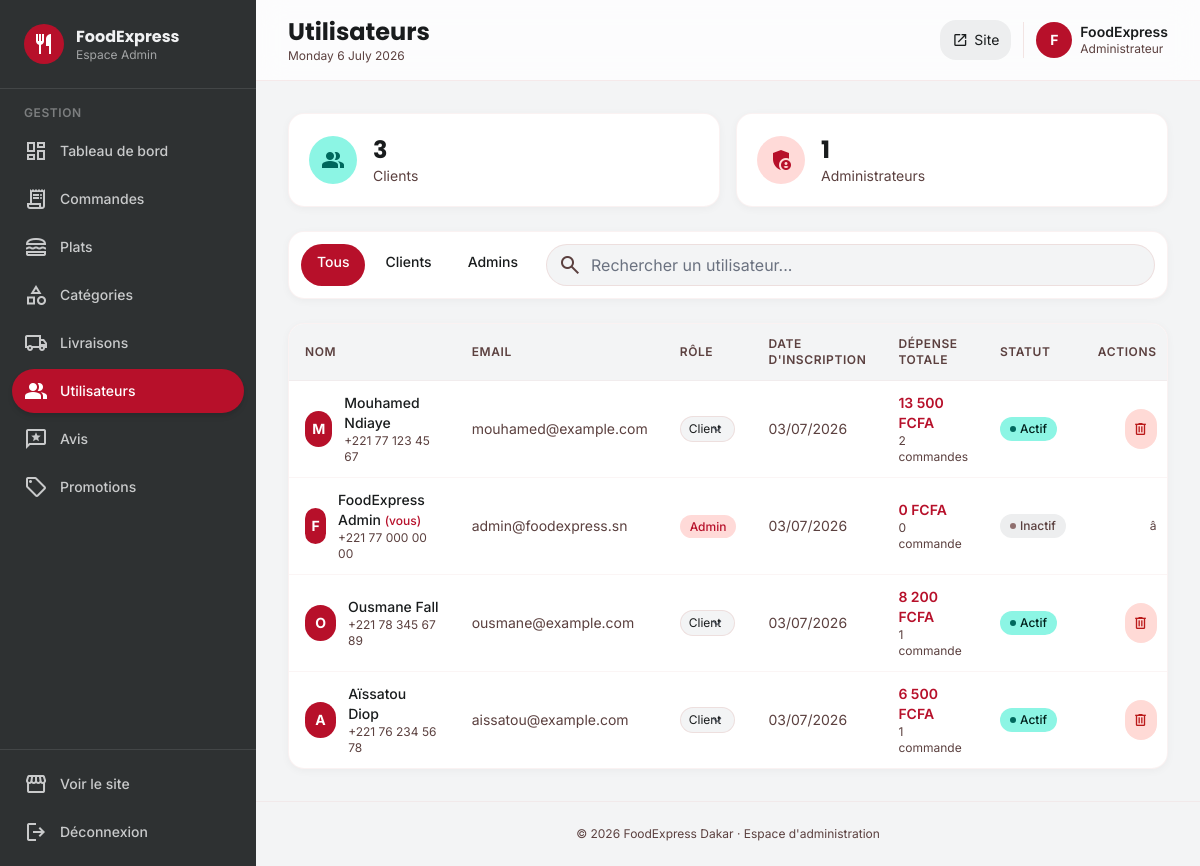
Screenshot of /admin/utilisateurs.php (signed in) with the database file from the repository.
### tables this page shows
CREATE TABLE IF NOT EXISTS users (
    id INT AUTO_INCREMENT PRIMARY KEY,
    nom VARCHAR(100) NOT NULL,
    prenom VARCHAR(100) NOT NULL,
    email VARCHAR(150) NOT NULL UNIQUE,
    telephone VARCHAR(30) DEFAULT NULL,
    adresse VARCHAR(255) DEFAULT NULL,
    quartier VARCHAR(100) DEFAULT NULL,
    password_hash VARCHAR(255) NOT NULL,
    role ENUM('client','admin') NOT NULL DEFAULT 'client',
    avatar VARCHAR(255) DEFAULT NULL,
    reset_token VARCHAR(255) DEFAULT NULL,
    reset_expires DATETIME DEFAULT NULL,
    created_at DATETIME DEFAULT CURRENT_TIMESTAMP,
    INDEX idx_email (email),
    INDEX idx_role (role)
);

### includes/functions.php (called while the page is built, shortened)
<?php
function e($value) {
    return htmlspecialchars((string)$value, ENT_QUOTES | ENT_HTML5, 'UTF-8');
}
function formatPrice($amount) {
    return number_format((float)$amount, 0, ',', ' ') . ' FCFA';
}

### admin/utilisateurs.php (the view, shortened to what this page needs)
<?php
require_once __DIR__ . '/../config/database.php';
$roleFilter = $_GET['role'] ?? '';
$search = trim($_GET['q'] ?? '');
$sql = "SELECT u.*, COUNT(c.id) AS nb_commandes, COALESCE(SUM(c.total),0) AS total_depense
        FROM users u LEFT JOIN commandes c ON c.user_id = u.id AND c.statut != 'annulee'
        WHERE 1=1";
$params = [];
$sql .= " GROUP BY u.id ORDER BY u.created_at DESC";
$stmt = $pdo->prepare($sql);
$stmt->execute($params);
$users = $stmt->fetchAll();
$nbClients = $pdo->query("SELECT COUNT(*) FROM users WHERE role='client'")->fetchColumn();
$nbAdmins  = $pdo->query("SELECT COUNT(*) FROM users WHERE role='admin'")->fetchColumn();
include __DIR__ . '/../includes/admin-sidebar.php';
?>
<div class="grid grid-cols-2 gap-4 mb-6">
    <div class="bg-white rounded-2xl p-5 shadow-soft border border-outline-variant/20 flex items-center gap-4">
        <div class="w-12 h-12 rounded-xl bg-tertiary-fixed flex items-center justify-center">
            <span class="material-symbols-outlined text-tertiary icon-fill">group</span>
        </div>
        <div>
            <div class="font-display font-bold text-2xl"><?= $nbClients ?></div>
            <div class="text-sm text-on-surface-variant">Clients</div>
        </div>
    </div>
    <div class="bg-white rounded-2xl p-5 shadow-soft border border-outline-variant/20 flex items-center gap-4">
        <div class="w-12 h-12 rounded-xl bg-primary-fixed flex items-center justify-center">
            <span class="material-symbols-outlined text-primary icon-fill">admin_panel_settings</span>
        </div>
        <div>
            <div class="font-display font-bold text-2xl"><?= $nbAdmins ?></div>
            <div class="text-sm text-on-surface-variant">Administrateurs</div>
        </div>
    </div>
</div>
<div class="bg-white rounded-2xl p-3 shadow-soft border border-outline-variant/20 mb-6 flex flex-col sm:flex-row gap-3">
    <div class="flex gap-1">
        <a href="?role=" class="px-4 py-2 rounded-xl text-sm font-medium <?= $roleFilter === '' ? 'bg-primary text-white' : 'hover:bg-surface-container-low' ?>">Tous</a>
        <a href="?role=client" class="px-4 py-2 rounded-xl text-sm font-medium <?= $roleFilter === 'client' ? 'bg-primary text-white' : 'hover:bg-surface-container-low' ?>">Clients</a>
        <a href="?role=admin" class="px-4 py-2 rounded-xl text-sm font-medium <?= $roleFilter === 'admin' ? 'bg-primary text-white' : 'hover:bg-surface-container-low' ?>">Admins</a>
    </div>
    <form method="get" class="flex-1 relative">
        <span class="absolute left-3 top-1/2 -translate-y-1/2 material-symbols-outlined text-on-surface-variant">search</span>
        <input type="text" name="q" value="<?= e($search) ?>" placeholder="Rechercher un utilisateur..."
               class="w-full pl-11 pr-4 py-2 bg-surface-container-low border border-outline-variant/40 rounded-xl focus:border-primary">
    </form>
</div>
<div class="bg-white rounded-2xl shadow-soft border border-outline-variant/20 overflow-hidden">
    <div class="overflow-x-auto">
        <table class="w-full text-sm">
            <thead class="bg-surface-container-low">
                <tr class="text-left text-on-surface-variant uppercase text-xs tracking-wider">
                    <th class="py-3 px-4 font-semibold">Nom</th>
                    <th class="py-3 px-4 font-semibold">Email</th>
                    <th class="py-3 px-4 font-semibold">Rôle</th>
                    <th class="py-3 px-4 font-semibold">Date d'inscription</th>
                    <th class="py-3 px-4 font-semibold">Dépense Totale</th>
                    <th class="py-3 px-4 font-semibold">Statut</th>
                    <th class="py-3 px-4 font-semibold text-right">Actions</th>
                </tr>
            </thead>
            <tbody>
                <?php foreach ($users as $u): ?>
                    <?php $isMe = (int)$u['id'] === (int)$_SESSION['user_id']; ?>
                    <tr class="border-t border-outline-variant/15 hover:bg-surface-container-low transition-colors">
                        <td class="py-3 px-4">
                            <div class="flex items-center gap-3">
                                <div class="w-9 h-9 rounded-full bg-primary text-white flex items-center justify-center font-bold text-sm">
                                    <?= strtoupper(substr($u['prenom'], 0, 1)) ?>
                                </div>
                                <div>
                                    <div class="font-medium"><?= e($u['prenom'] . ' ' . $u['nom']) ?> <?= $isMe ? '<span class="text-xs text-primary">(vous)</span>' : '' ?></div>
                                    <div class="text-xs text-on-surface-variant"><?= e($u['telephone'] ?: 'Aucun téléphone') ?></div>
                                </div>
                            </div>
                        </td>
                        <td class="py-3 px-4 text-on-surface-variant"><?= e($u['email']) ?></td>
                        <td class="py-3 px-4">
                            <?php if ($isMe): ?>
                                <span class="text-xs px-2.5 py-1 rounded-full bg-primary-fixed text-primary font-medium">Admin</span>
                            <?php else: ?>
                                <form method="post" class="inline">
                                    <select name="role" onchange="this.form.submit()" class="text-xs px-2 py-1 rounded-lg border border-outline-variant/40 bg-surface-container-low focus:border-primary">
                                        <option value="client" <?= $u['role'] === 'client' ? 'selected' : '' ?>>Client</option>
                                    </select>
                                </form>
                            <?php endif; ?>
                        </td>
                        <td class="py-3 px-4 text-on-surface-variant"><?= date('d/m/Y', strtotime($u['created_at'])) ?></td>
                        <td class="py-3 px-4">
                            <span class="font-semibold text-primary"><?= formatPrice($u['total_depense']) ?></span>
                            <div class="text-xs text-on-surface-variant"><?= $u['nb_commandes'] ?> commande<?= $u['nb_commandes'] > 1 ? 's' : '' ?></div>
                        </td>
                        <td class="py-3 px-4">
                            <?php if ($u['nb_commandes'] > 0): ?>
                                <span class="inline-flex items-center gap-1 text-xs px-2.5 py-1 rounded-full bg-tertiary-fixed text-on-tertiary-fixed font-medium">
                                    <span class="w-1.5 h-1.5 rounded-full bg-tertiary"></span> Actif
                                </span>
                            <?php else: ?>
                                <span class="inline-flex items-center gap-1 text-xs px-2.5 py-1 rounded-full bg-surface-container text-on-surface-variant font-medium">
                                    <span class="w-1.5 h-1.5 rounded-full bg-outline"></span> Inactif
                                </span>
                            <?php endif; ?>
                        </td>
                        <td class="py-3 px-4">
                            <div class="flex items-center justify-end">
                                <?php if (!$isMe): ?>
                                    <form method="post" onsubmit="return confirm('Supprimer cet utilisateur et toutes ses donnees ?');">
                                        <button class="p-2 bg-error-container text-error rounded-lg hover:bg-error hover:text-white transition-colors" title="Supprimer">
                                            <span class="material-symbols-outlined text-base">delete</span>
                                        </button>
                                    </form>
                                <?php else: ?>
                                    <span class="text-xs text-on-surface-variant">â</span>
                                <?php endif; ?>
                            </div>
                        </td>
                    </tr>
                <?php endforeach; ?>
            </tbody>
        </table>
    </div>
</div>
<?php include __DIR__ . '/../includes/admin-footer.php'; ?>

### includes/head.php (style rules this page uses)
* { font-family: 'Inter', sans-serif; }
h1, h2, h3, h4, h5, .font-display { font-family: 'Poppins', sans-serif; }
.material-symbols-outlined { font-variation-settings: 'FILL' 0, 'wght' 400, 'GRAD' 0, 'opsz' 24; vertical-align: middle; }
.icon-fill { font-variation-settings: 'FILL' 1; }
body { background: #f8f9fa; color: #191c1d; }

### rows the page displays
users: prenom "M", prenom+nom "Mouhamed Ndiaye", telephone "+221 77 123 45 67", email "mouhamed@example.com", role "Client", created_at "03/07/2026", total_depense "13 500 FCFA", nb_commandes "2", shows "Actif"
users: prenom "F", prenom+nom "FoodExpress Admin", shows "(vous)", telephone "+221 77 000 00 00", email "admin@foodexpress.sn", created_at "03/07/2026", total_depense "0 FCFA", nb_commandes "0", shows "Inactif", shows "â"
users: prenom "O", prenom+nom "Ousmane Fall", telephone "+221 78 345 67 89", email "ousmane@example.com", role "Client", created_at "03/07/2026", total_depense "8 200 FCFA", nb_commandes "1", shows "Actif"
users: prenom "A", prenom+nom "Aïssatou Diop", telephone "+221 76 234 56 78", email "aissatou@example.com", role "Client", created_at "03/07/2026", total_depense "6 500 FCFA", nb_commandes "1", shows "Actif"

### other values shown
$item['label'] "Tableau de bord"
$item['label'] "Commandes"
$item['label'] "Plats"
$item['label'] "Catégories"
$item['label'] "Livraisons"
$item['label'] "Utilisateurs"
$item['label'] "Avis"
$item['label'] "Promotions"
$pageTitle "Utilisateurs"
substr($_SESSION['user_prenom'] ?? 'A', 0, 1) "F"
$_SESSION['user_prenom'] "FoodExpress"
$nbClients "3"
$nbAdmins "1"
